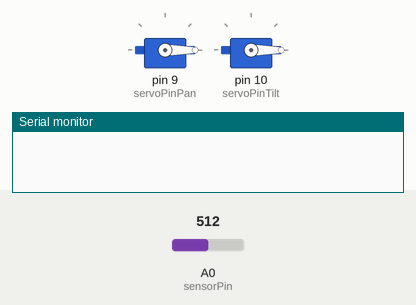
The sketch below on a simulated Arduino Uno, built with avr-gcc and run on an emulated ATmega328P. Shown: 2 × servo, the last lines printed to the serial monitor. The inputs (shaded band) are chosen by the test bench; at power-on: A0 (sensorPin) = 512.

Above: at 0.1 s.
At 8.64 s:
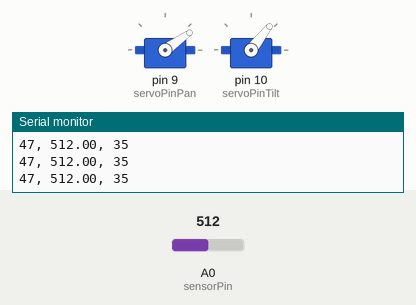
At 20.02 s:
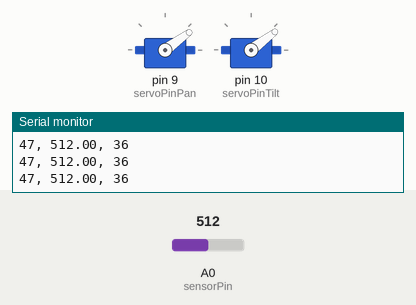
At 39.86 s:
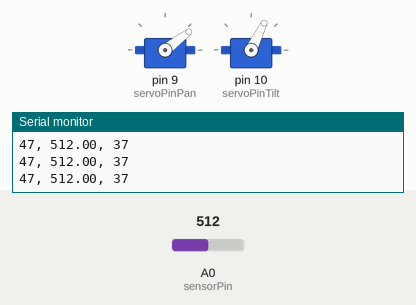
Timing chart, 0 to 40.0 s (numbered marks = the images above):
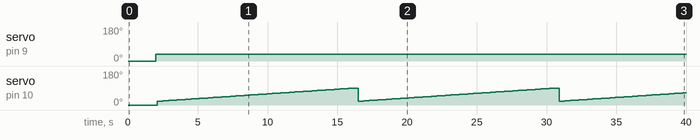

The sketch:

MP2_Data_Receiving.ino
```cpp
/**
   PIE-S2 Project 2
   Name: DIY 3D Scanner
   Purpose: Move 3D scanner servos that mount an IR distance sensor, output distance reading in
   voltage along with the servos angles where each reading is recorded
   @author Miriam Rich and Cherry Pham
   @version 1.0 10/06/2022
*/

#include <Servo.h>

//Initiating servos values
Servo servoPan;
Servo servoTilt;
int servoPinPan = 9;
int servoPinTilt = 10;

//Initiating sensors values
int sensorPin = 0;
float sensorVal = 0;

//Initiating servos' angles
int verAngle = 0;
int horAngle = 0;

//Boolean indicating whether the scanning process should be running
int scan_begin = 1;

// Setup function that run once
void setup() {
  //Attaching servos to pins
  servoPan.attach(servoPinPan);
  servoTilt.attach(servoPinTilt);

  //Begin serial
  Serial.begin(9600);
}

// Loop through 3D scanner tasks (pan, tilt, read in data)
void loop() {
    while (scan_begin == 1) {
      //Reset servos to ensure consistent behavior
      servoTilt.write(0);
      servoPan.write(0);
      delay(2000);
      //Pan loop from 35deg to 85deg
      for (int j = 35; j <= 85; j += 1) {
        horAngle = j;
        servoPan.write(horAngle);
        delay(100); //Short delay between pans for possible lagging elements to catch up
        //Tilt loop
        for (int i = 20; i <= 90; i += 1) {
          verAngle = i;
          servoTilt.write(verAngle);
          delay(100); //Short delay between tilts for possible lagging elements to catch up
                      //This delay is also crucial for the IR sensor to receive stable data
          //Take distance data 5 times to average out later for accurate/consistent readings
          for (int n = 0; n < 5; n++) {
            //Read distance data from sensor, add everything to a sum to be averaged later
            sensorVal += analogRead(sensorPin);
          }
          //Send raw data to Python so it is easier to manipulate
          Serial.print(47); Serial.print(", ");
          Serial.print(sensorVal/5); Serial.print(", ");
          Serial.println(horAngle);
          //Reset the sum of sensor output per every tilt
          sensorVal = 0;

          //Extra delay
          delay(100);
        }
        //Reset the vertical angle (tilt angle) for next pan
        verAngle = 0;
      }
      //Indicate that 1 scanning session is finished
      Serial.println("Done");
      //Reset scanner, end process
      scan_begin = 0;
      servoTilt.write(0);
      servoPan.write(0);
    }

}
```

Measured:
- by itself, servo on pin 9 (servoPinPan): 0° → 35° at 2.0 s, → 36° 14.4 s later, → 37° 14.4 s later
- by itself, servo on pin 10 (servoPinTilt): ramps from 20° to 90° and jumps back, once every 14.4 s
